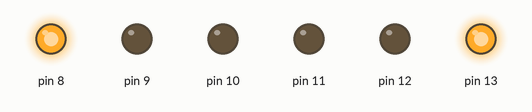
Simulated run of this sketch. Board: Arduino Uno, built with avr-gcc and run on an emulated ATmega328P. On the bench: output pins drawn as LEDs (lit = HIGH).

Above: at 0.1 s.
At 17.1 s:
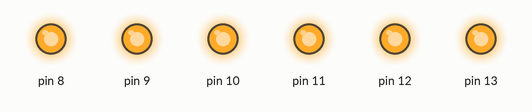
At 38.1 s:
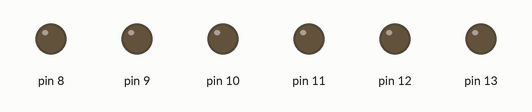
Timing chart, 0 to 40.0 s (numbered marks = the images above):
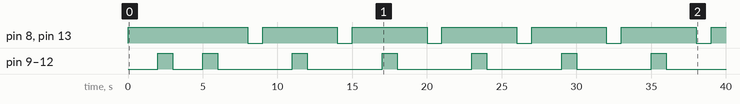

Measured:
- by itself, pin 8, pin 13: repeats every 6.0 s: LOW 1.0 s, HIGH 5.0 s
- by itself, pin 9–12: goes HIGH 1.0 s, LOW 2.0 s, 5 × (HIGH 1.0 s, LOW 5.0 s), HIGH 1.0 s, then LOW

The sketch:

lab1.ino
```cpp
void setup() {
  // put your setup code here, to run once:
    for(int i=8; i<=13; i++)
      pinMode(i, OUTPUT);
}

void first_animation(){
    int index = 0,reverse = 0;
    for (int i = 8; i <= 13; i++)
      digitalWrite(i, LOW);

    if(!reverse)
    {
        digitalWrite(8 + index, HIGH);
        digitalWrite(13 - index , HIGH);

        if(index == 2)
           reverse = 1;
        else
          ++index;
    } else if(reverse)
    {
        digitalWrite(8 + index, HIGH);
        digitalWrite(13 - index , HIGH);

        if(index == 0)
           reverse = 0;
        else
          --index;
    }
}

void second_animation()
{
    int index = 0,reverse = 0;
    for(int i = 8; i <= 11; i++)
        digitalWrite(i, LOW);

    if(!reverse){
      digitalWrite(8 + index,HIGH);

      if(index == 3){
        index = 0;
        reverse = 1;
      } else ++index;
    } else if(reverse)
      {
        digitalWrite(11 - index, HIGH);

        if(index == 3){
          index = 0;
          reverse = 0;
        } else ++index;
      }
}

void third_animation()
{
  for(int i = 8; i <= 13; i++)
      digitalWrite(i, LOW);

  for(int i = 8; i <= 13; i++)
      digitalWrite(i,millis() / 200 & 1);
}

void loop() {
  // put your main code here, to run repeatedly:
    first_animation();
    delay(1000);
    second_animation();
    delay(1000);
    third_animation();
    delay(1000);
}
```
